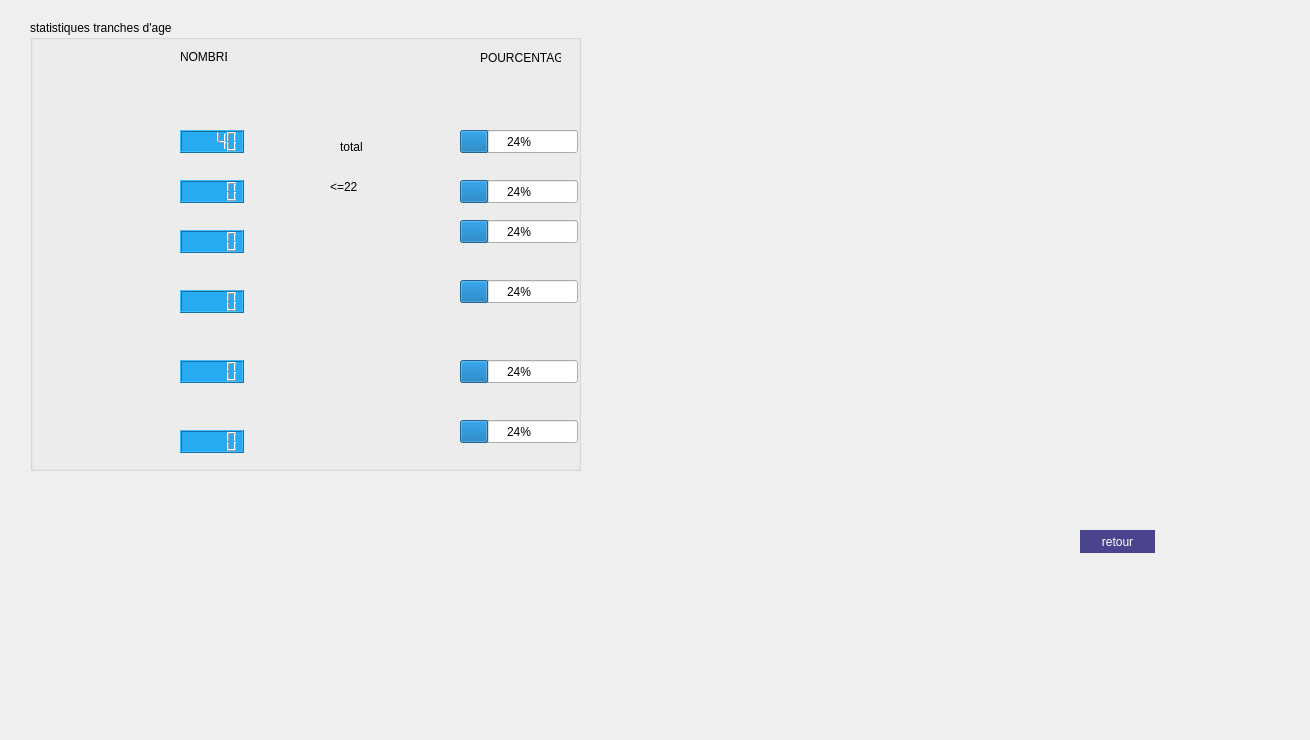
    <widget class="QWidget" name="page_5">
     <widget class="QLabel" name="label_14">
      <property name="geometry">
       <rect>
        <x>0</x>
        <y>0</y>
        <width>1301</width>
        <height>731</height>
       </rect>
      </property>
      <property name="text">
       <string/>
      </property>
      <property name="pixmap">
       <pixmap>../backgrr (1).png</pixmap>
      </property>
      <property name="scaledContents">
       <bool>true</bool>
      </property>
     </widget>
     <widget class="QGroupBox" name="groupBox_4">
      <property name="geometry">
       <rect>
        <x>30</x>
        <y>20</y>
        <width>551</width>
        <height>451</height>
       </rect>
      </property>
      <property name="title">
       <string>statistiques tranches d'age</string>
      </property>
      <widget class="QProgressBar" name="progressBar">
       <property name="geometry">
        <rect>
         <x>430</x>
         <y>110</y>
         <width>118</width>
         <height>23</height>
        </rect>
       </property>
       <property name="styleSheet">
        <string notr="true"/>
       </property>
       <property name="value">
        <number>24</number>
       </property>
      </widget>
      <widget class="QLCDNumber" name="lcdNumber">
       <property name="geometry">
        <rect>
         <x>150</x>
         <y>110</y>
         <width>64</width>
         <height>23</height>
        </rect>
       </property>
       <property name="styleSheet">
        <string notr="true">background-color: rgb(38, 170, 242);</string>
       </property>
       <property name="value" stdset="0">
        <double>40.000000000000000</double>
       </property>
      </widget>
      <widget class="QLCDNumber" name="lcdNumber_2">
       <property name="geometry">
        <rect>
         <x>150</x>
         <y>160</y>
         <width>64</width>
         <height>23</height>
        </rect>
       </property>
       <property name="styleSheet">
        <string notr="true">background-color: rgb(38, 170, 242);</string>
       </property>
      </widget>
      <widget class="QLabel" name="label_15">
       <property name="geometry">
        <rect>
         <x>150</x>
         <y>30</y>
         <width>47</width>
         <height>14</height>
        </rect>
       </property>
       <property name="text">
        <string>NOMBRE</string>
       </property>
      </widget>
      <widget class="QLabel" name="label_16">
       <property name="geometry">
        <rect>
         <x>450</x>
         <y>30</y>
         <width>81</width>
         <height>16</height>
        </rect>
       </property>
       <property name="text">
        <string>POURCENTAGE</string>
       </property>
      </widget>
      <widget class="QLabel" name="label_17">
       <property name="geometry">
        <rect>
         <x>310</x>
         <y>120</y>
         <width>47</width>
         <height>14</height>
        </rect>
       </property>
       <property name="text">
        <string>total</string>
       </property>
      </widget>
      <widget class="QLabel" name="label_18">
       <property name="geometry">
        <rect>
         <x>300</x>
         <y>160</y>
         <width>47</width>
         <height>14</height>
        </rect>
       </property>
       <property name="text">
        <string>&lt;=22</string>
       </property>
      </widget>
      <widget class="QProgressBar" name="progressBar_2">
       <property name="geometry">
        <rect>
         <x>430</x>
         <y>160</y>
         <width>118</width>
         <height>23</height>
        </rect>
       </property>
       <property name="value">
        <number>24</number>
       </property>
      </widget>
      <widget class="QProgressBar" name="progressBar_3">
       <property name="geometry">
        <rect>
         <x>430</x>
         <y>200</y>
         <width>118</width>
         <height>23</height>
        </rect>
       </property>
       <property name="value">
        <number>24</number>
       </property>
      </widget>
      <widget class="QLCDNumber" name="lcdNumber_3">
       <property name="geometry">
        <rect>
         <x>150</x>
         <y>210</y>
         <width>64</width>
         <height>23</height>
        </rect>
       </property>
       <property name="styleSheet">
        <string notr="true">background-color: rgb(38, 170, 242);</string>
       </property>
      </widget>
      <widget class="QProgressBar" name="progressBar_4">
       <property name="geometry">
        <rect>
         <x>430</x>
         <y>260</y>
         <width>118</width>
         <height>23</height>
        </rect>
       </property>
       <property name="value">
        <number>24</number>
       </property>
      </widget>
      <widget class="QLCDNumber" name="lcdNumber_4">
       <property name="geometry">
        <rect>
         <x>150</x>
         <y>270</y>
         <width>64</width>
         <height>23</height>
        </rect>
       </property>
       <property name="styleSheet">
        <string notr="true">background-color: rgb(38, 170, 242);</string>
       </property>
      </widget>
      <widget class="QLCDNumber" name="lcdNumber_5">
       <property name="geometry">
        <rect>
         <x>150</x>
         <y>340</y>
         <width>64</width>
         <height>23</height>
        </rect>
       </property>
       <property name="styleSheet">
        <string notr="true">background-color: rgb(38, 170, 242);</string>
       </property>
      </widget>
      <widget class="QLCDNumber" name="lcdNumber_6">
       <property name="geometry">
        <rect>
         <x>150</x>
         <y>410</y>
         <width>64</width>
         <height>23</height>
        </rect>
       </property>
       <property name="styleSheet">
        <string notr="true">background-color: rgb(38, 170, 242);</string>
       </property>
      </widget>
      <widget class="QProgressBar" name="progressBar_5">
       <property name="geometry">
        <rect>
         <x>430</x>
         <y>340</y>
         <width>118</width>
         <height>23</height>
        </rect>
       </property>
       <property name="value">
        <number>24</number>
       </property>
      </widget>
      <widget class="QProgressBar" name="progressBar_6">
       <property name="geometry">
        <rect>
         <x>430</x>
         <y>400</y>
         <width>118</width>
         <height>23</height>
        </rect>
       </property>
       <property name="value">
        <number>24</number>
       </property>
      </widget>
     </widget>
     <widget class="QPushButton" name="pushButton_29">
      <property name="geometry">
       <rect>
        <x>1080</x>
        <y>530</y>
        <width>75</width>
        <height>23</height>
       </rect>
      </property>
      <property name="styleSheet">
       <string notr="true">QPushButton {
background-color: rgb(74, 67, 142);
color: rgb(255, 255, 255);
border-radius: 12px;
font: 87 italic 8pt &quot;Segoe UI Black&quot;;
}
QPushButton:hover:!pressed
{
	
	background-color: rgb(179, 126, 179);
}
</string>
      </property>
      <property name="text">
       <string>retour</string>
      </property>
     </widget>
     <widget class="QFrame" name="horizontalFrame">
      <property name="geometry">
       <rect>
        <x>650</x>
        <y>40</y>
        <width>631</width>
        <height>471</height>
       </rect>
      </property>
      <layout class="QHBoxLayout" name="horizontalLayout"/>
     </widget>
    </widget>
